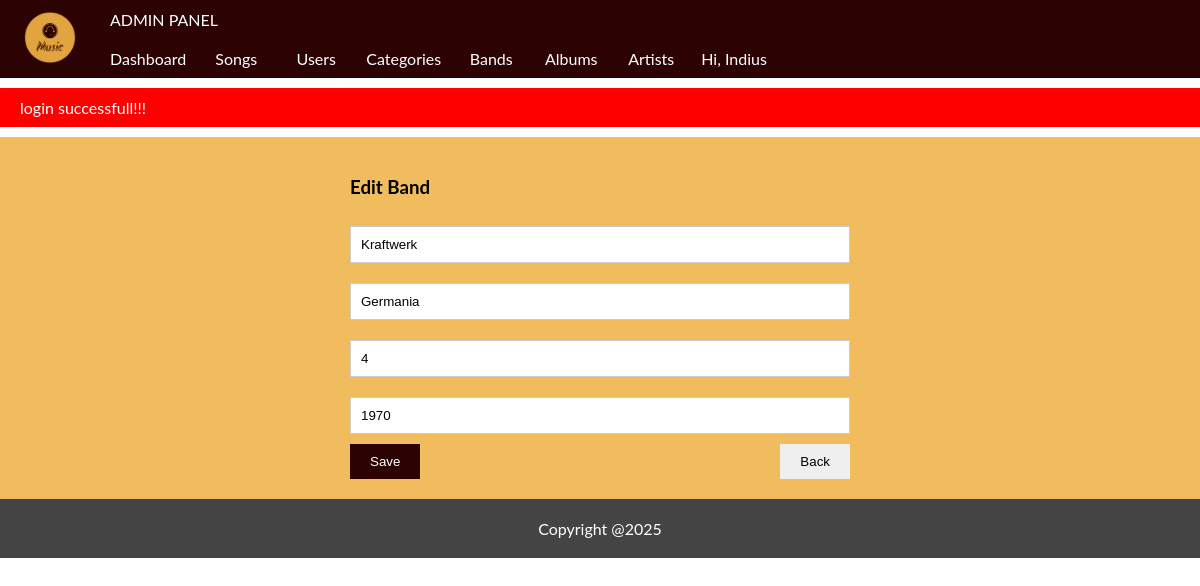
Screenshot of /Proiect/public/admin/bands/edit/19 (signed in) with the database file from the repository.
### tables this page shows
CREATE TABLE IF NOT EXISTS `bands` (
  `id` int NOT NULL AUTO_INCREMENT,
  `nume` varchar(200) NOT NULL,
  `nr_membrii` int NOT NULL,
  `an_fondare` year DEFAULT NULL,
  `tara_origine` varchar(200) NOT NULL,
  PRIMARY KEY (`id`)
);

### Proiect/app/core/functions.php (called while the page is built, shortened)
<?php
function db_connect()
{
	$string = DBDRIVER.":hostname=".DBHOST.";dbname=".DBNAME;
	$con = new PDO($string, DBUSER, DBPASS);
	return $con;
}
function db_query_one($query , $data = array()){
	$con = db_connect();
	$stm = $con ->prepare($query);
	if($stm){
		$check = $stm -> execute($data);
		if($check){
			$result = $stm ->fetchAll(PDO::FETCH_ASSOC);
			if(is_array($result)&& count($result)>0){
				return $result[0];
			}
		}
	}
	return false;
}
function set_value($key, $default = '')
{
	if(!empty($_POST[$key]))
	{
		return $_POST[$key];
	}else{
		return $default;
	}
	return '';
}

### Proiect/app/pages/admin/bands.php (the view, shortened to what this page needs)
<?php
if($action == 'add'){
	if($_SERVER['REQUEST_METHOD'] == "POST")
	{
		$errors = [];
		if(empty($_POST['nume']))
		{
			$errors['nume'] = "a Name is required";
		}else
		if(!preg_match("/^[a-zA-Z ]+$/", $_POST['nume']))
		{
			$errors['nume'] = "a name can only have letters";
		}
		if(empty($errors))
		{
			$values = [];
			$values['nume'] = trim($_POST['nume']);
			$values['nr_membrii'] = trim($_POST['nr_membrii']);
			$values['an_fondare'] = trim($_POST['an_fondare']);
			$values['tara_origine'] = trim($_POST['tara_origine']);
			$query = "insert into bands (nume,nr_membrii,an_fondare,tara_origine) values (:nume,:nr_membrii,:an_fondare,:tara_origine)";
			db_query($query, $values);
			message("band created successfully!!!");
			redirect('admin/bands');
		}
	}
}else
if($action == 'edit'){
	$query = "select * from bands where id = :id limit 1";
  		$row = db_query_one($query,['id'=>$id]);
}
?>
	<section class = "admin-content" style = "min-height: 200px;">
  <?php if($action == 'add'):?>
  	<div style ="max-width: 500px;margin: auto;">
  		<form method="post">
  			<h3>Add New Band</h3>
  			<input class="form-control my-1"  value="<?=set_value('nume')?>" type="text" name="nume" placeholder="Band Name">
  			<?php if(!empty($errors['nume'])):?>
  			<small class="error"><?=$errors['nume']?></small>
  		<?php endif;?>
  		<input class="form-control my-1"  value="<?=set_value('nr_membrii')?>" type="text" name="nr_membrii" placeholder="Number of members">
  			<?php if(!empty($errors['nr_membrii'])):?>
  			<small class="error"><?=$errors['nr_membrii']?></small>
  		<?php endif;?>
  		<input class="form-control my-1"  value="<?=set_value('an_fondare')?>" type="text" name="an_fondare" placeholder="Founding Year">
  			<?php if(!empty($errors['an_fondare'])):?>
  			<small class="error"><?=$errors['an_fondare']?></small>
  		<?php endif;?>
  		<input class="form-control my-1"  value="<?=set_value('tara_origine')?>" type="text" name="tara_origine" placeholder="Origin Country">
  			<?php if(!empty($errors['tara_origine'])):?>
  			<small class="error"><?=$errors['tara_origine']?></small>
  		<?php endif;?>
  			<button class ="btn bg-purple">Save</button>
  			<a href="<?ROOT?>/admin/bands">
  			<button type="button" class="float-end btn">Back</button>
  		</a>
  		</form>
  	</div>
  <?php elseif($action == 'edit'):?>
  		<div style ="max-width: 500px;margin: auto;">
  		<form method="post">
  			<h3>Edit Band</h3>
  			<?php if(!empty($row)):?>
  			<input class="form-control my-1"  value="<?=set_value('nume', $row['nume'])?>" type="text" name="nume" placeholder="Name">
  			<input class="form-control my-1"  value="<?=set_value('tara_origine', $row['tara_origine'])?>" type="text" name="tara_origine" placeholder="Origin Country">
  			<input class="form-control my-1"  value="<?=set_value('nr_membrii', $row['nr_membrii'])?>" type="text" name="nr_membrii" placeholder="Number of members">
  			<input class="form-control my-1"  value="<?=set_value('an_fondare', $row['an_fondare'])?>" type="text" name="an_fondare" placeholder="Founding Year">
  			<button class ="btn bg-purple">Save</button>
  			<a href="<?=ROOT?>/admin/bands">
  			<button type="button" class="float-end btn">Back</button>
  		</a>
  		<?php endif;?>
  		</form>
  	</div>
  <?php endif;?>
	</section>

### Proiect/public/assets/css/style.css (style rules this page uses)
* { box-sizing: border-box; }
body { min-width: 350px; font-family: lato, sans-serif, tahoma; margin: 0px; padding: 0px; }
body a { text-decoration: none; }
.float-end { float:right; }
.form-control { width: 100%; padding: 10px; border:solid thin #ccc; }
.btn { border: none; padding: 10px 20px; cursor: pointer; }
.bg-purple { background-color: #2C0203; color:white; }
.my-1 { margin-top: 10px; margin-bottom: 10px; }
.admin-content { padding: 20px; background-color: #f0bc5e; }

### rows the page displays
bands: nume "Kraftwerk", tara_origine "Germania", nr_membrii "4", an_fondare "1970"

### other values shown
user('username') "Indius"
message('', true) "login successfull!!!"
